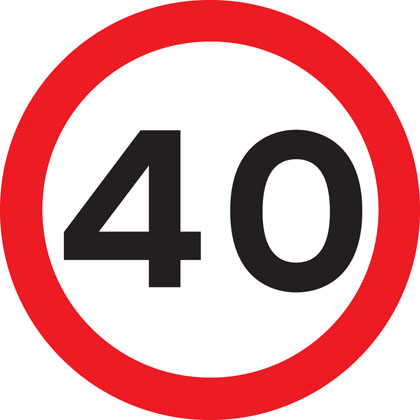
#> input picture Traffic-Sign-Classification-master/source/Signs/1.jpg, 420 x 420 px
$ python -i video.py   (imports and definitions only)   (older library calls are emulated)
#> lines starting #> are read from the running program, lines starting #| are printed output that depends on the picture
#> further down, picture is the input picture: shape (420, 420, 3); mean B, G, R 164, 161.3, 221.2
# import the necessary packages
import numpy as np
import argparse
import cv2
import time

# [1 line not run here, left out]

#Set Width and Height
# cap.set(3,1280)
# cap.set(4,720)

# The above step is to set the Resolution of the Video. The default is 640x480.
# This example works with a Resolution of 640x480.
### Preprocess image
def constrastLimit(image):
	img_hist_equalized = cv2.cvtColor(image, cv2.COLOR_BGR2YCrCb)
	channels = cv2.split(img_hist_equalized)
	channels[0] = cv2.equalizeHist(channels[0])
	img_hist_equalized = cv2.merge(channels)
	img_hist_equalized = cv2.cvtColor(img_hist_equalized, cv2.COLOR_YCrCb2BGR)
	return img_hist_equalized

def LaplacianOfGaussian(image):
	LoG_image = cv2.GaussianBlur(image, (3,3), 0)           # paramter
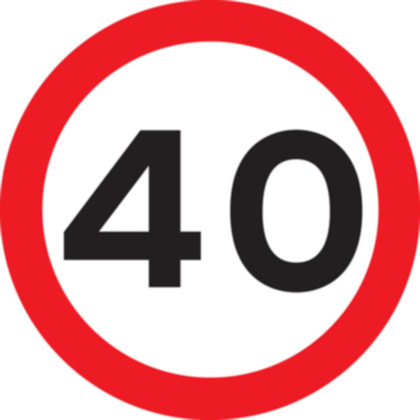
#> LoG_image: shape (420, 420, 3); mean B, G, R 163.9, 161.3, 221.2
	gray = cv2.cvtColor( LoG_image, cv2.COLOR_BGR2GRAY)
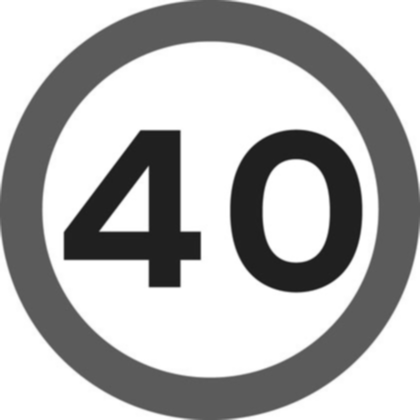
#> gray: shape (420, 420); min 26, max 255, mean 179.5
	LoG_image = cv2.Laplacian( gray, cv2.CV_8U,3,3,2)       # parameter
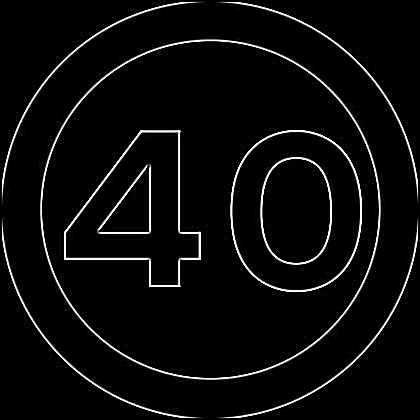
#> LoG_image: shape (420, 420); min 0, max 255, mean 10.9
	LoG_image = cv2.convertScaleAbs(LoG_image)
	return LoG_image

def binarization(image):
	thresh = cv2.threshold(image,96,255,cv2.THRESH_BINARY)[1]
    #thresh = cv2.adaptiveThreshold(image,255,cv2.ADAPTIVE_THRESH_GAUSSIAN_C, cv2.THRESH_BINARY,11,2)
	return thresh

def preprocess_image(image):
	image = constrastLimit(image)
	image = LaplacianOfGaussian(image)
	image = binarization(image)
	return image

# Find Signs
def removeSmallComponents(image, threshold):
	#find all your connected components (white blobs in your image)
	nb_components, output, stats, centroids = cv2.connectedComponentsWithStats(image, connectivity=8)
	sizes = stats[1:, -1]; nb_components = nb_components - 1

	img2 = np.zeros((output.shape),dtype = np.uint8)
	#for every component in the image, you keep it only if it's above threshold
	for i in range(0, nb_components):
	    if sizes[i] >= threshold:
	        img2[output == i + 1] = 255
	return img2

count =  1
# [64 lines not run here, left out]

>>> import cv2
>>> picture = cv2.imread('Signs/1.jpg')
>>> result = LaplacianOfGaussian(picture)

$ run again, on Traffic-Sign-Classification-master/source/Signs/5.jpg
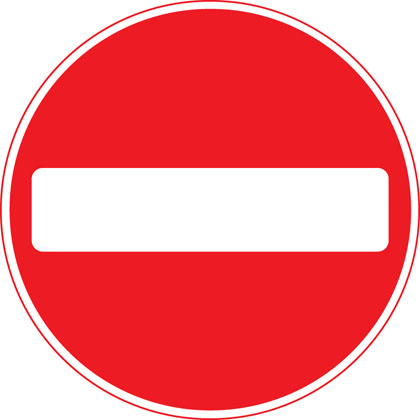
#> input picture Traffic-Sign-Classification-master/source/Signs/5.jpg, 420 x 420 px
#> picture is the input picture: shape (420, 420, 3); mean B, G, R 131.2, 126.2, 244.5
#> in LaplacianOfGaussian, `gray = cv2.cvtColor( LoG_image, cv2.COLOR_BGR2GRAY)`:
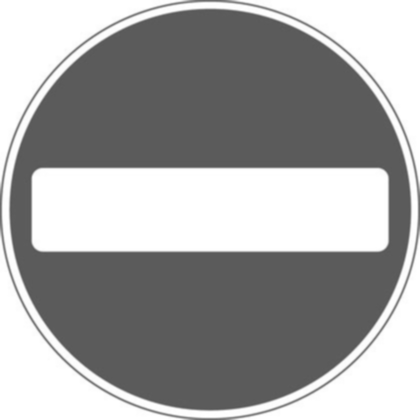
#> gray: shape (420, 420); min 87, max 255, mean 162.3
#> in LaplacianOfGaussian, `LoG_image = cv2.Laplacian( gray, cv2.CV_8U,3,3,2)`:
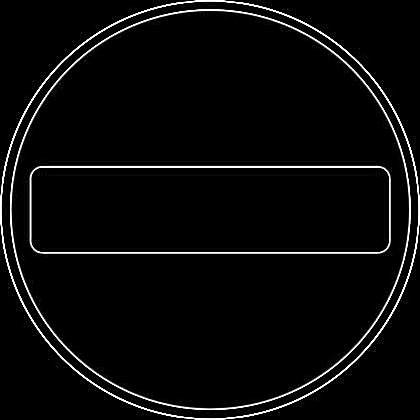
#> LoG_image: shape (420, 420); min 0, max 255, mean 9.9

$ run again, on Traffic-Sign-Classification-master/source/Signs/6.jpg
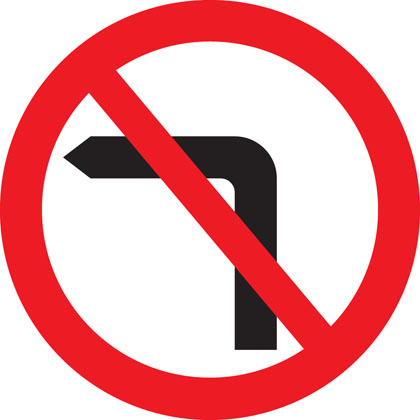
#> input picture Traffic-Sign-Classification-master/source/Signs/6.jpg, 420 x 420 px
#> picture is the input picture: shape (420, 420, 3); mean B, G, R 164.1, 160.9, 234.6
#> in LaplacianOfGaussian, `gray = cv2.cvtColor( LoG_image, cv2.COLOR_BGR2GRAY)`:
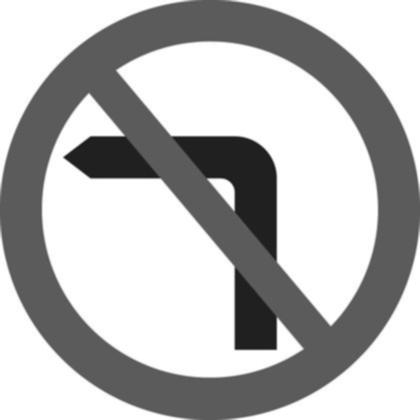
#> gray: shape (420, 420); min 28, max 255, mean 183.3
#> in LaplacianOfGaussian, `LoG_image = cv2.Laplacian( gray, cv2.CV_8U,3,3,2)`:
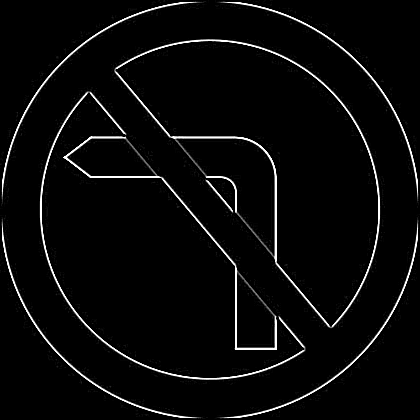
#> LoG_image: shape (420, 420); min 0, max 255, mean 9.5
